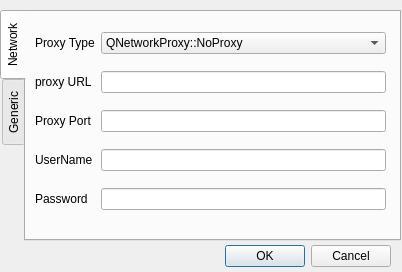
<?xml version="1.0" encoding="UTF-8"?>
<ui version="4.0">
 <class>configDialog</class>
 <widget class="QDialog" name="configDialog">
  <property name="geometry">
   <rect>
    <x>0</x>
    <y>0</y>
    <width>402</width>
    <height>272</height>
   </rect>
  </property>
  <property name="windowTitle">
   <string>Dialog</string>
  </property>
  <property name="autoFillBackground">
   <bool>false</bool>
  </property>
  <widget class="QDialogButtonBox" name="buttonBox">
   <property name="geometry">
    <rect>
     <x>30</x>
     <y>240</y>
     <width>361</width>
     <height>32</height>
    </rect>
   </property>
   <property name="orientation">
    <enum>Qt::Horizontal</enum>
   </property>
   <property name="standardButtons">
    <set>QDialogButtonBox::Cancel|QDialogButtonBox::Ok</set>
   </property>
  </widget>
  <widget class="QTabWidget" name="tabWidget">
   <property name="geometry">
    <rect>
     <x>0</x>
     <y>10</y>
     <width>401</width>
     <height>231</height>
    </rect>
   </property>
   <property name="tabPosition">
    <enum>QTabWidget::West</enum>
   </property>
   <property name="currentIndex">
    <number>0</number>
   </property>
   <property name="elideMode">
    <enum>Qt::ElideRight</enum>
   </property>
   <widget class="QWidget" name="tab">
    <attribute name="title">
     <string>Network</string>
    </attribute>
    <widget class="QWidget" name="gridLayoutWidget">
     <property name="geometry">
      <rect>
       <x>9</x>
       <y>9</y>
       <width>351</width>
       <height>201</height>
      </rect>
     </property>
     <layout class="QGridLayout" name="gridLayout">
      <item row="1" column="1">
       <widget class="LineEdit" name="proxyUrl"/>
      </item>
      <item row="2" column="1">
       <widget class="LineEdit" name="proxyPort"/>
      </item>
      <item row="3" column="1">
       <widget class="LineEdit" name="userName"/>
      </item>
      <item row="4" column="1">
       <widget class="LineEdit" name="password"/>
      </item>
      <item row="1" column="0">
       <widget class="QLabel" name="label_2">
        <property name="text">
         <string>proxy URL</string>
        </property>
       </widget>
      </item>
      <item row="2" column="0">
       <widget class="QLabel" name="label_3">
        <property name="text">
         <string>Proxy Port</string>
        </property>
       </widget>
      </item>
      <item row="3" column="0">
       <widget class="QLabel" name="label_4">
        <property name="text">
         <string>UserName</string>
        </property>
       </widget>
      </item>
      <item row="4" column="0">
       <widget class="QLabel" name="label_5">
        <property name="text">
         <string>Password</string>
        </property>
       </widget>
      </item>
      <item row="0" column="0">
       <widget class="QLabel" name="label_6">
        <property name="text">
         <string>Proxy Type</string>
        </property>
       </widget>
      </item>
      <item row="0" column="1">
       <widget class="QComboBox" name="comboBox">
        <property name="toolTip">
         <string>&lt;!DOCTYPE HTML PUBLIC &quot;-//W3C//DTD HTML 4.0//EN&quot; &quot;http://www.w3.org/TR/REC-html40/strict.dtd&quot;&gt;
&lt;html&gt;&lt;head&gt;&lt;meta name=&quot;qrichtext&quot; content=&quot;1&quot; /&gt;&lt;style type=&quot;text/css&quot;&gt;
p, li { white-space: pre-wrap; }
&lt;/style&gt;&lt;/head&gt;&lt;body style=&quot; font-family:'Sans Serif'; font-size:10pt; font-weight:400; font-style:normal;&quot;&gt;
&lt;table border=&quot;1&quot; style=&quot; margin-top:0px; margin-bottom:0px; margin-left:0px; margin-right:0px;&quot; width=&quot;100%&quot; cellspacing=&quot;1&quot; cellpadding=&quot;2&quot;&gt;
&lt;tr&gt;
&lt;td width=&quot;25%&quot;&gt;
&lt;p align=&quot;center&quot; style=&quot; margin-top:0px; margin-bottom:0px; margin-left:0px; margin-right:0px; -qt-block-indent:0; text-indent:0px; font-weight:600; color:#000000;&quot;&gt;Constant&lt;/p&gt;&lt;/td&gt;
&lt;td width=&quot;15%&quot;&gt;
&lt;p align=&quot;center&quot; style=&quot; margin-top:0px; margin-bottom:0px; margin-left:0px; margin-right:0px; -qt-block-indent:0; text-indent:0px; font-weight:600; color:#000000;&quot;&gt;Value&lt;/p&gt;&lt;/td&gt;
&lt;td width=&quot;60%&quot;&gt;
&lt;p align=&quot;center&quot; style=&quot; margin-top:0px; margin-bottom:0px; margin-left:0px; margin-right:0px; -qt-block-indent:0; text-indent:0px; font-weight:600; color:#000000;&quot;&gt;Description&lt;/p&gt;&lt;/td&gt;&lt;/tr&gt;
&lt;tr&gt;
&lt;td style=&quot; vertical-align:top;&quot;&gt;
&lt;p style=&quot; margin-top:0px; margin-bottom:0px; margin-left:0px; margin-right:0px; -qt-block-indent:0; text-indent:0px; color:#000000;&quot;&gt;&lt;span style=&quot; font-family:'Courier New,courier';&quot;&gt;QNetworkProxy::NoProxy&lt;/span&gt;&lt;/p&gt;&lt;/td&gt;
&lt;td style=&quot; vertical-align:top;&quot;&gt;
&lt;p align=&quot;center&quot; style=&quot; margin-top:0px; margin-bottom:0px; margin-left:0px; margin-right:0px; -qt-block-indent:0; text-indent:0px; color:#000000;&quot;&gt;&lt;span style=&quot; font-family:'Courier New,courier';&quot;&gt;2&lt;/span&gt;&lt;/p&gt;&lt;/td&gt;
&lt;td style=&quot; vertical-align:top;&quot;&gt;
&lt;p style=&quot; margin-top:0px; margin-bottom:0px; margin-left:0px; margin-right:0px; -qt-block-indent:0; text-indent:0px; color:#000000;&quot;&gt;No proxying is used&lt;/p&gt;&lt;/td&gt;&lt;/tr&gt;
&lt;tr&gt;
&lt;td style=&quot; vertical-align:top;&quot;&gt;
&lt;p style=&quot; margin-top:0px; margin-bottom:0px; margin-left:0px; margin-right:0px; -qt-block-indent:0; text-indent:0px; color:#000000;&quot;&gt;&lt;span style=&quot; font-family:'Courier New,courier';&quot;&gt;QNetworkProxy::DefaultProxy&lt;/span&gt;&lt;/p&gt;&lt;/td&gt;
&lt;td style=&quot; vertical-align:top;&quot;&gt;
&lt;p align=&quot;center&quot; style=&quot; margin-top:0px; margin-bottom:0px; margin-left:0px; margin-right:0px; -qt-block-indent:0; text-indent:0px; color:#000000;&quot;&gt;&lt;span style=&quot; font-family:'Courier New,courier';&quot;&gt;0&lt;/span&gt;&lt;/p&gt;&lt;/td&gt;
&lt;td style=&quot; vertical-align:top;&quot;&gt;
&lt;p style=&quot; margin-top:0px; margin-bottom:0px; margin-left:0px; margin-right:0px; -qt-block-indent:0; text-indent:0px; color:#000000;&quot;&gt;Proxy is determined based on the application proxy set using &lt;a href=&quot;qnetworkproxy.html#setApplicationProxy&quot;&gt;&lt;span style=&quot; text-decoration: underline; color:#004faf;&quot;&gt;setApplicationProxy&lt;/span&gt;&lt;/a&gt;()&lt;/p&gt;&lt;/td&gt;&lt;/tr&gt;
&lt;tr&gt;
&lt;td style=&quot; vertical-align:top;&quot;&gt;
&lt;p style=&quot; margin-top:0px; margin-bottom:0px; margin-left:0px; margin-right:0px; -qt-block-indent:0; text-indent:0px; color:#000000;&quot;&gt;&lt;span style=&quot; font-family:'Courier New,courier';&quot;&gt;QNetworkProxy::Socks5Proxy&lt;/span&gt;&lt;/p&gt;&lt;/td&gt;
&lt;td style=&quot; vertical-align:top;&quot;&gt;
&lt;p align=&quot;center&quot; style=&quot; margin-top:0px; margin-bottom:0px; margin-left:0px; margin-right:0px; -qt-block-indent:0; text-indent:0px; color:#000000;&quot;&gt;&lt;span style=&quot; font-family:'Courier New,courier';&quot;&gt;1&lt;/span&gt;&lt;/p&gt;&lt;/td&gt;
&lt;td style=&quot; vertical-align:top;&quot;&gt;
&lt;p style=&quot; margin-top:0px; margin-bottom:0px; margin-left:0px; margin-right:0px; -qt-block-indent:0; text-indent:0px; color:#000000;&quot;&gt;&lt;a href=&quot;qnetworkproxy.html#socks5&quot;&gt;&lt;span style=&quot; text-decoration: underline; color:#004faf;&quot;&gt;Socks5&lt;/span&gt;&lt;/a&gt; proxying is used&lt;/p&gt;&lt;/td&gt;&lt;/tr&gt;
&lt;tr&gt;
&lt;td style=&quot; vertical-align:top;&quot;&gt;
&lt;p style=&quot; margin-top:0px; margin-bottom:0px; margin-left:0px; margin-right:0px; -qt-block-indent:0; text-indent:0px; color:#000000;&quot;&gt;&lt;span style=&quot; font-family:'Courier New,courier';&quot;&gt;QNetworkProxy::HttpProxy&lt;/span&gt;&lt;/p&gt;&lt;/td&gt;
&lt;td style=&quot; vertical-align:top;&quot;&gt;
&lt;p align=&quot;center&quot; style=&quot; margin-top:0px; margin-bottom:0px; margin-left:0px; margin-right:0px; -qt-block-indent:0; text-indent:0px; color:#000000;&quot;&gt;&lt;span style=&quot; font-family:'Courier New,courier';&quot;&gt;3&lt;/span&gt;&lt;/p&gt;&lt;/td&gt;
&lt;td style=&quot; vertical-align:top;&quot;&gt;
&lt;p style=&quot; margin-top:0px; margin-bottom:0px; margin-left:0px; margin-right:0px; -qt-block-indent:0; text-indent:0px; color:#000000;&quot;&gt;HTTP transparent proxying is used&lt;/p&gt;&lt;/td&gt;&lt;/tr&gt;
&lt;tr&gt;
&lt;td style=&quot; vertical-align:top;&quot;&gt;
&lt;p style=&quot; margin-top:0px; margin-bottom:0px; margin-left:0px; margin-right:0px; -qt-block-indent:0; text-indent:0px; color:#000000;&quot;&gt;&lt;span style=&quot; font-family:'Courier New,courier';&quot;&gt;QNetworkProxy::HttpCachingProxy&lt;/span&gt;&lt;/p&gt;&lt;/td&gt;
&lt;td style=&quot; vertical-align:top;&quot;&gt;
&lt;p align=&quot;center&quot; style=&quot; margin-top:0px; margin-bottom:0px; margin-left:0px; margin-right:0px; -qt-block-indent:0; text-indent:0px; color:#000000;&quot;&gt;&lt;span style=&quot; font-family:'Courier New,courier';&quot;&gt;4&lt;/span&gt;&lt;/p&gt;&lt;/td&gt;
&lt;td style=&quot; vertical-align:top;&quot;&gt;
&lt;p style=&quot; margin-top:0px; margin-bottom:0px; margin-left:0px; margin-right:0px; -qt-block-indent:0; text-indent:0px; color:#000000;&quot;&gt;Proxying for HTTP requests only&lt;/p&gt;&lt;/td&gt;&lt;/tr&gt;
&lt;tr&gt;
&lt;td style=&quot; vertical-align:top;&quot;&gt;
&lt;p style=&quot; margin-top:0px; margin-bottom:0px; margin-left:0px; margin-right:0px; -qt-block-indent:0; text-indent:0px; color:#000000;&quot;&gt;&lt;span style=&quot; font-family:'Courier New,courier';&quot;&gt;QNetworkProxy::FtpCachingProxy&lt;/span&gt;&lt;/p&gt;&lt;/td&gt;
&lt;td style=&quot; vertical-align:top;&quot;&gt;
&lt;p align=&quot;center&quot; style=&quot; margin-top:0px; margin-bottom:0px; margin-left:0px; margin-right:0px; -qt-block-indent:0; text-indent:0px; color:#000000;&quot;&gt;&lt;span style=&quot; font-family:'Courier New,courier';&quot;&gt;5&lt;/span&gt;&lt;/p&gt;&lt;/td&gt;
&lt;td style=&quot; vertical-align:top;&quot;&gt;
&lt;p style=&quot; margin-top:0px; margin-bottom:0px; margin-left:0px; margin-right:0px; -qt-block-indent:0; text-indent:0px; color:#000000;&quot;&gt;Proxying for FTP requests only&lt;/p&gt;&lt;/td&gt;&lt;/tr&gt;&lt;/table&gt;&lt;/body&gt;&lt;/html&gt;</string>
        </property>
        <item>
         <property name="text">
          <string>QNetworkProxy::NoProxy</string>
         </property>
        </item>
        <item>
         <property name="text">
          <string>QNetworkProxy::DefaultProxy</string>
         </property>
        </item>
        <item>
         <property name="text">
          <string>QNetworkProxy::Socks5Proxy</string>
         </property>
        </item>
        <item>
         <property name="text">
          <string>QNetworkProxy::HttpProxy</string>
         </property>
        </item>
        <item>
         <property name="text">
          <string>QNetworkProxy::HttpCachingProxy</string>
         </property>
        </item>
        <item>
         <property name="text">
          <string>QNetworkProxy::FtpCachingProxy</string>
         </property>
        </item>
       </widget>
      </item>
     </layout>
    </widget>
   </widget>
   <widget class="QWidget" name="tab_2">
    <attribute name="title">
     <string>Generic</string>
    </attribute>
    <widget class="QLabel" name="label">
     <property name="geometry">
      <rect>
       <x>100</x>
       <y>60</y>
       <width>181</width>
       <height>101</height>
      </rect>
     </property>
     <property name="text">
      <string>Reserved For Future Use</string>
     </property>
    </widget>
   </widget>
  </widget>
 </widget>
 <customwidgets>
  <customwidget>
   <class>LineEdit</class>
   <extends>QLineEdit</extends>
   <header location="global">lineedit.h</header>
  </customwidget>
 </customwidgets>
 <tabstops>
  <tabstop>proxyUrl</tabstop>
  <tabstop>proxyPort</tabstop>
  <tabstop>userName</tabstop>
  <tabstop>password</tabstop>
  <tabstop>buttonBox</tabstop>
  <tabstop>tabWidget</tabstop>
 </tabstops>
 <resources/>
 <connections>
  <connection>
   <sender>buttonBox</sender>
   <signal>accepted()</signal>
   <receiver>configDialog</receiver>
   <slot>accept()</slot>
   <hints>
    <hint type="sourcelabel">
     <x>248</x>
     <y>254</y>
    </hint>
    <hint type="destinationlabel">
     <x>157</x>
     <y>274</y>
    </hint>
   </hints>
  </connection>
  <connection>
   <sender>buttonBox</sender>
   <signal>rejected()</signal>
   <receiver>configDialog</receiver>
   <slot>reject()</slot>
   <hints>
    <hint type="sourcelabel">
     <x>316</x>
     <y>260</y>
    </hint>
    <hint type="destinationlabel">
     <x>286</x>
     <y>274</y>
    </hint>
   </hints>
  </connection>
 </connections>
</ui>
